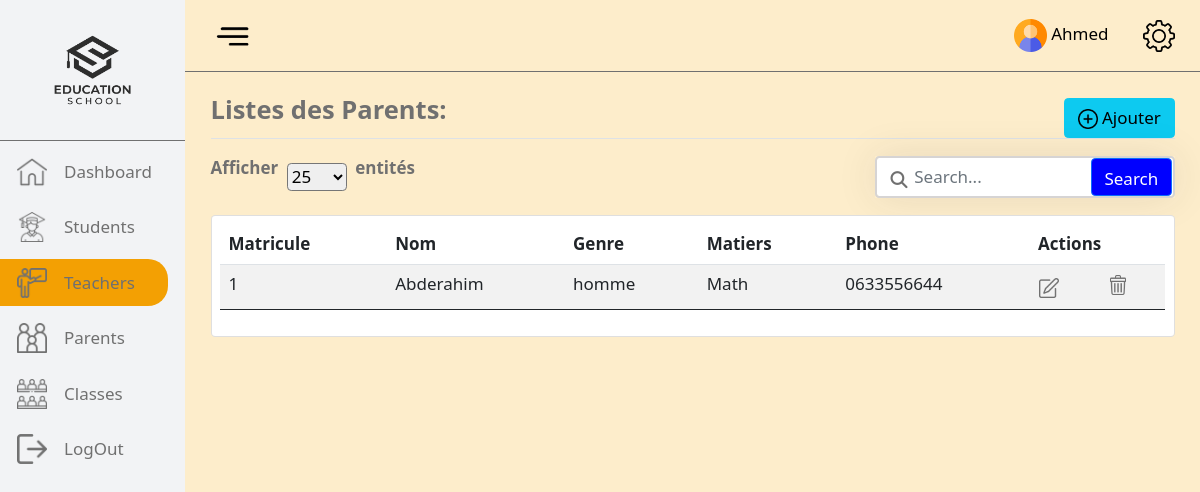
Page /teacher (signed in) on the earlier database version.
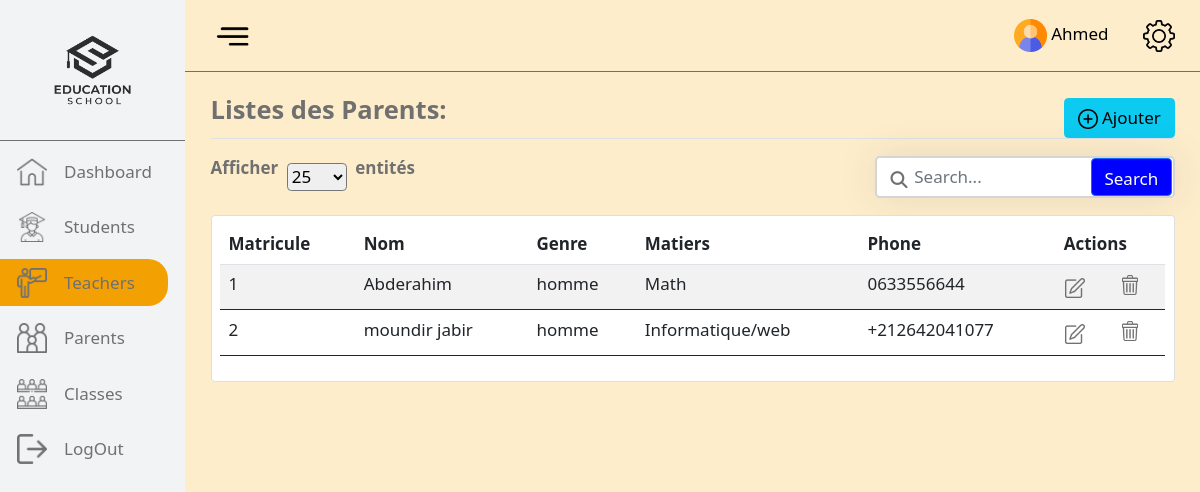
Same page on the later database version.
### tables this page shows
CREATE TABLE `professeur` (
  `matricule` int(11) NOT NULL AUTO_INCREMENT,
  `nom` varchar(30) NOT NULL,
  `genre` varchar(30) NOT NULL,
  `status` tinyint(4) NOT NULL DEFAULT 1,
  `matiere` varchar(30) NOT NULL,
  `phone` varchar(30) NOT NULL,
  PRIMARY KEY (`matricule`)
);

### controllers/ControllerTeacher.php (called while the page is built, shortened)
<?php
class ControllerTeacher{
    public function __construct($url){
        $teacher = new Teacher();
        $liste = $teacher->getTeachers();
        require_once(ROOT.'views/liste_Teacher.php');
    }
}

### index.php (called while the page is built, shortened)
<?php
require_once('controllers/Router.php');
$router = new Router();
$router->routeReq();
die();

### models/Model.php (called while the page is built, shortened)
<?php
abstract class Model{
    protected static function getBdd(){
        return new PDO('mysql:dbname=db_ecole;host=localhost;port=3306','root','');
    }
    protected function getAll($table){
        $db = self::getBdd();
        $query = $db->query('SELECT * FROM ' .$table." WHERE status = 1");
        $data = $query->fetchAll(PDO::FETCH_OBJ);
        return $data;
    }
}

### models/Teacher.php (called while the page is built, shortened)
<?php
class Teacher extends Model{
    public function getTeachers(){
        return $this->getAll("professeur");
    }
}

### views/liste_teacher.php (the view, shortened to what this page needs)
<!DOCTYPE html>
<html lang="fr">
<head>
    <link href="https://cdn.jsdelivr.net/npm/bootstrap@5.1.3/dist/css/bootstrap.min.css" rel="stylesheet">
    <link rel="stylesheet" href="https://cdnjs.cloudflare.com/ajax/libs/font-awesome/6.1.1/css/all.min.css" />
    <link rel="stylesheet" href="./app/assets/style/dashboard.css">
    <link rel="stylesheet" href="./app/assets/style/table.css">
</head>
<body>
    <?php require("header.php"); ?>
    <main class="main">
        <div class="Container p-4 ">
            <div class="d-flex justify-content-between align-items-center border-bottom fw-bold fs-4">
                <p class="">Listes des Parents: </p>
                <button type="button" class="btn btn-info" data-bs-toggle="modal" data-bs-target="#staticBackdrop">
                    <img style="width: 20px; height: 20px;" src="./app/image/add.png">
                    <span>Ajouter</span>
                </button>
            </div>
            <div class="d-flex justify-content-between align-items-center border-2 mt-3 fw-bold">
                <div class="d-flex justify-content-between align-items-center">
                    <p>Afficher</p>
                    <select class="rounded mx-2" name="" id="">
                        <option value="25">25</option>
                    </select>
                    <p>entités</p>
                </div>
                <div class="">
                    <div class="d-flex justify-content-center align-items-center">
                        <div class="search">
                            <i class="fa fa-search"></i>
                            <input type="text" class="form-control" placeholder="Search...">
                            <button class="btn btn-primary">Search</button>
                        </div>
                    </div>
                </div>
            </div>
            <div class="table-responsive card mt-3 p-2">
                <table style="overflow: overlay;" class="table table-striped">
                    <thead>
                        <tr class="rounded">
                            <th scope="col">Matricule</th>
                            <th scope="col">Nom</th>
                            <th scope="col">Genre</th>
                            <th scope="col">Matiers</th>
                            <th scope="col">Phone</th>
                            <th scope="col" colspan="2">Actions</th>
                        </tr>
                    </thead>
                    <tbody>
                        <?php foreach ($liste as $key => $value) { ?>
                            <tr>
                                <td><?php echo $value->matricule; ?></td>
                                <td><?php echo $value->nom; ?></td>
                                <td><?php echo $value->genre; ?></td>
                                <td><?php echo $value->matiere; ?></td>
                                <td><?php echo $value->phone; ?></td>
                                <td>
                                    <button type="button" class="btn btn-link p-0" data-bs-toggle="modal" data-bs-target="#m<?php echo $value->matricule; ?>">
                                        <img style="max-width: 20px;" src="./app/image/edit.png">
                                    </button>
                                </td>
                                <td>
                                    <a href="<?php echo URL . "teacher/delete/" . $value->matricule; ?>">
                                        <img style="max-width: 20px;" src="./app/image/trash.png">
                                    </a>
                                </td>
                            </tr>
                        <?php } ?>
                    </tbody>
                </table>
            </div>
        </div>
    </main>
</body>
</html>

### controllers/Router.php (shortened to what this page needs)
<?php
class Router{
    public function routeReq(){
        try{
            $url = '';
            if(isset($_GET['url'])){
                $url = explode('/', filter_var($_GET['url'], FILTER_SANITIZE_URL));
                $controller = ucfirst(strtolower($url[0]));
                $controllerClass = "Controller".$controller;
                $controllerFile = "controllers/". $controllerClass .".php";
                if(file_exists($controllerFile)){
                    $this->ctrl = new $controllerClass($url);
                }
                else{
                    throw new Exception('Page introuvable');
                }
            }
            else{
                require_once(ROOT.'controllers/ControllerAccueil.php');
                $this->ctrl = new ControllerAccueil($url);
            }
        }
        catch(Exception $e){
            $errorMsg = $e->getMessage();
            require_once(ROOT.'views/viewError.php');
        }
    }
}

### views/header.php (shortened to what this page needs)
<header>
        <div class="side__bar p-0 d-flex flex-column justify-content-start">
            <div class="logo d-flex flex-column justify-content-center align-items-center">
                <a class="logo-1" href="<?php echo URL; ?>"><img src="<?php echo URL."app/image/dds.png"?>" width="140" alt="logo"></a>
            </div>
            <nav class="mt-0">
                <ul class="p-0">
                    <li class="ms-0 mb-2 me-3 nav-item
                    <?php if(isset($_SESSION['link']) && $_SESSION['link'] == 'Dashboard') echo 'link__active' ?>
                    d-flex justify-content-start align-items-center">
                        <a title="Dashboard" href="<?php echo URL; ?>"
                            class="nav-link me-2 d-flex justify-content-center align-items-center gap-3">
                            <img src="<?php echo URL."app/image/svg/home.png"?>" width="30" alt="Dashboard">
                            <span>Dashboard</span>
                        </a>
                    </li>
                    <li class="ms-0 mb-2 me-3 nav-item
                    <?php if(isset($_SESSION['link']) && $_SESSION['link'] == 'Students') echo 'link__active' ?>
                     d-flex justify-content-start align-items-center">
                        <a title="Students" href="<?php echo URL."student"; ?>"
                            class="nav-link me-2 d-flex justify-content-center align-items-center gap-3">
                            <img src="<?php echo URL."app/image/svg/student.png"?>" width="30" alt="students">
                            <span>Students</span>
                        </a>
                    </li>
                    <li class="ms-0 mb-2 me-3 nav-item
                    <?php if(isset($_SESSION['link']) && $_SESSION['link'] == 'Teachers') echo 'link__active' ?>
                     d-flex justify-content-start align-items-center">
                        <a title="Teachers" href="<?php echo URL."teacher"; ?>"
                            class="nav-link me-2 d-flex justify-content-center align-items-center gap-3">
                            <img src="<?php echo URL."app/image/svg/teachers.png"?>" width="30" alt="teachers">
                            <span>Teachers</span>
                        </a>
                    </li>
                    <li class="ms-0 mb-2 me-3 nav-item
                    <?php if(isset($_SESSION['link']) && $_SESSION['link'] == 'Parents') echo 'link__active' ?>
                     d-flex justify-content-start align-items-center">
                        <a title="Parents" href="<?php echo URL."parent"; ?>"
                            class="nav-link me-2 d-flex justify-content-center align-items-center gap-3">
                            <img src="<?php echo URL."app/image/svg/family.png"?>" width="30" alt="parents">
                            <span>Parents</span>
                        </a>
                    </li>
                    <li class="ms-0 mb-2 me-3 nav-item
                    <?php if(isset($_SESSION['link']) && $_SESSION['link'] == 'Classes') echo 'link__active' ?>
                     d-flex justify-content-start align-items-center">
                        <a title="Classes" href="<?php echo URL."classe"; ?>"
                            class="nav-link me-2 d-flex justify-content-center align-items-center gap-3">
                            <img src="<?php echo URL."app/image/svg/class.png"?>" width="30" alt="Classes">
                            <span>Classes</span>
                        </a>
                    </li>
                    <li class="ms-0 mb-2 me-3 nav-item d-flex justify-content-start align-items-center">
                        <a title="LogOut" href="<?php echo URL."logout"; ?>"
                            class="nav-link me-2 d-flex justify-content-center align-items-center gap-3">
                            <img src="<?php echo URL."app/image/svg/logout.png"?>" width="30" alt="logout">
                            <span>LogOut</span>
                        </a>
                    </li>
                </ul>
            </nav>
        </div>
        <nav class="nav__bar d-flex justify-content-between px-4 align-items-center">
            <div class="toogle pointer">
                <img src="<?php echo URL."app/image/svg/toogle.svg"?>" alt="toogle">
            </div>
            <div class="item-admin d-flex justify-content-between gap-3 align-items-center">
                <a class="adminName nav-link text-black pointer m-0">
                    <img src="<?php echo URL."app/image/user.png"?>" width="33" height="33" alt="user">
                    <span><?php echo $_SESSION['user']->nom; ?></span>
                </a>
                <a href="nav-lick">
                    <img src="<?php echo URL."app/image/svg/param.svg"?>" alt="param">
                </a>
            </div>
        </nav>
    </header>

### app/assets/style/dashboard.css (style rules this page uses)
html, body { width: 100%; height: 100%; font-size: 17px; line-height: 22px; color: var(--main-text-color); background: var(--bg-color-blanchedalmond); }
* { padding: 0; margin: 0; }
.side__bar { background: var(--bg-color-side); width: var(--width-side-bar); transition-timing-function: ease-in-out; transition: width .4s; height: 100vh; top: 0; left: 0; position: fixed; overflow: auto; z-index: 9; }
.nav__bar { height: var(--height-nav-bar); top: 0; left: var(--width-side-bar); width: calc(100% - var(--width-side-bar)); position: fixed; background: var(--bg-color-blanchedalmond); border-bottom: var(--main-text-color) .01px solid; transition-timing-function: ease-in-out; transition: width .4s; z-index: 8; }
.main { position: absolute; top: var(--height-nav-bar); left: var(--width-side-bar); width: calc(100% - var(--width-side-bar)); transition-timing-function: ease-in-out; transition: width .4s; }
.side__bar .logo-1 { display: block; transition-timing-function: ease-in; transition: width .4s; }
.logo { border-bottom: var(--main-text-color) .01px solid; margin-bottom: 7px; }
.side__bar nav ul li { height: 47px; }
.side__bar nav ul li a { color: var(--main-text-color); }
.link__active { background-color: var(--main-border-blanchedalmond); border-radius: 0 20px 20px 0; }
.side__bar .link__active a span { color: var(--main-text-color); }
.pointer { cursor: pointer; }

### app/assets/style/table.css (style rules this page uses)
.main .search { position: relative; box-shadow: 0 0 40px rgba(51, 51, 51, .1); }
.main .search input { text-indent: 25px; width: 300px; border: 2px solid #d6d4d4; }
.main .search .fa-search { position: absolute; top: 15px; left: 16px; }
.main .search button { position: absolute; top: 2.5px; right: 2.5px; height: 38px; background: blue; }
select { height: 28px; width: 60px; }
table tbody { border: none !important; }

### app/assets/style/varSheet.css (style rules this page uses)
:root { --bg-color-blanchedalmond: #FDEDCB; --bg-color-side: #F2F3F5; --main-text-color: #707070; --main-border-blue: #0160F3; --main-border-green: #01AB68; --main-border-green-opp: #3c763d; --main-border-red: #E81400; --main-border-blanchedalmond: #F3A003; --border-red: rgb(255, 0, 0) solid 2px; --border-gry: rgb(74, 67, 67) solid 2px; --border-blue: rgb(38, 0, 255) solid 2px; --width-side-bar: 185px; --width-side-bar-active: 72px; --height-nav-bar: 72px; }

Differences in the rows shown:
added professeur: matricule "2", nom "moundir jabir", genre "homme", matiere "Informatique/web", phone "+212642041077"
